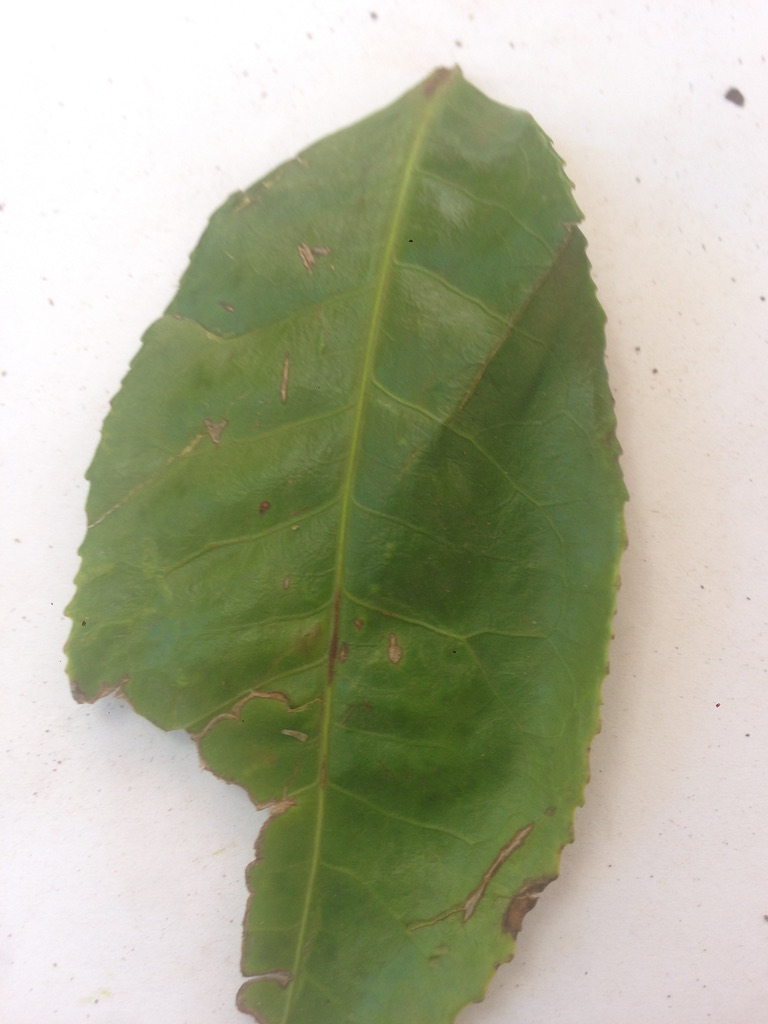
#> input picture test.jpg, 768 x 1024 px, found by its file name
$ jupyter execute 'image preprocessing.ipynb'
#> lines starting #> are read from the running program, lines starting #| are printed output that depends on the picture; after the words box and inside, x2 and y2 are one past the last pixel; in counts of white or black regions, pixels touching at a corner belong together
[cell 1]
import os

[cell 2]
os.getcwd()

[cell 3]
os.chdir('C:\\Users\\phani\\OneDrive\\Desktop')

[cell 4]
import cv2
import numpy as np
from matplotlib import pyplot as plt

image = cv2.imread('test.jpg')
#> image is the input picture: shape (1024, 768, 3); mean B, G, R 148.7, 174.5, 170.9

gray = cv2.cvtColor(image, cv2.COLOR_BGR2GRAY)


blurred = cv2.GaussianBlur(gray, (5, 5), 0)


edges = cv2.Canny(blurred, 50, 150)
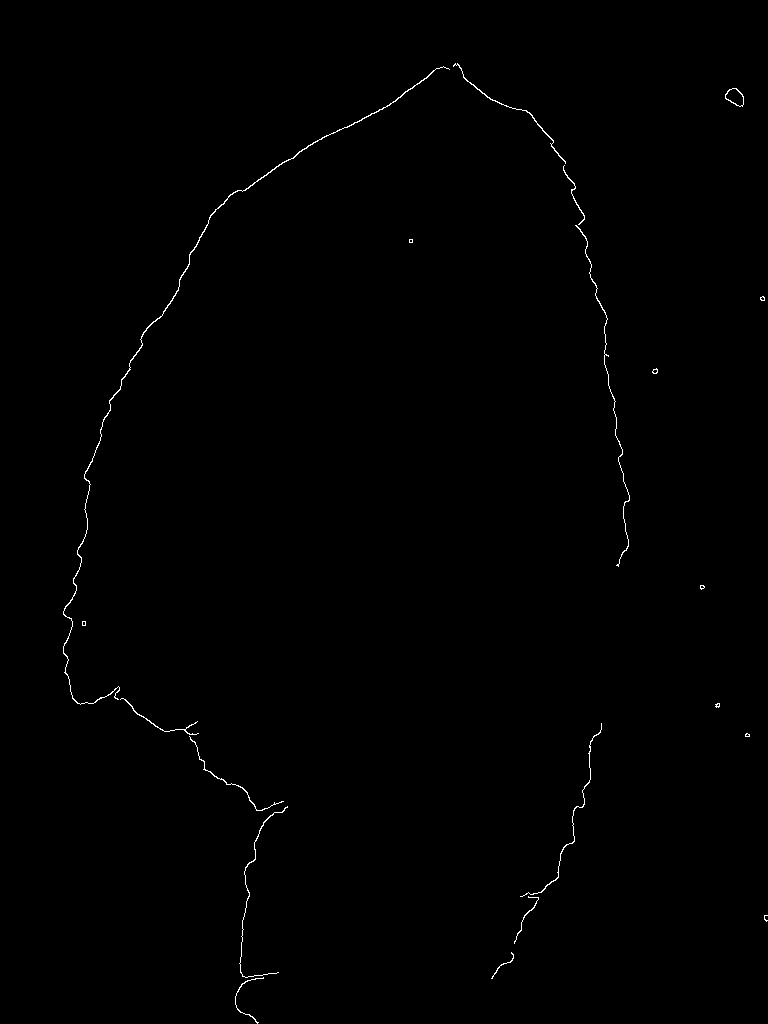
#> edges: shape (1024, 768); 0.38% white in thin lines or dots, all inside (x1, y1, x2, y2) = (63, 63, 768, 1024)

_, thresholded = cv2.threshold(blurred, 127, 255, cv2.THRESH_BINARY)
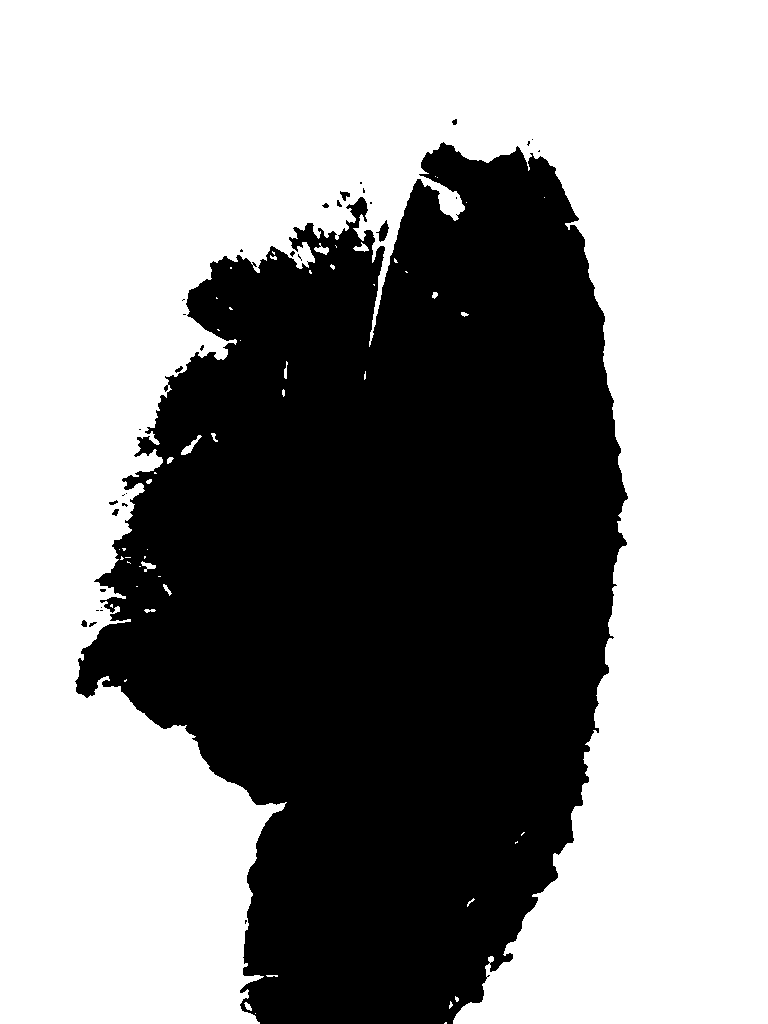
#> thresholded: shape (1024, 768); 58.8% white; 33 black regions (22 under 20 px), largest, box (x1, y1, x2, y2) and area: (75, 142, 628, 1024) 323110, (376, 220, 389, 242) 136, (340, 191, 350, 201) 55

plt.figure(figsize=(10, 8))

plt.subplot(2, 2, 1)
plt.title('Original Image')
plt.imshow(cv2.cvtColor(image, cv2.COLOR_BGR2RGB))
plt.axis('off')

plt.subplot(2, 2, 2)
plt.title('Grayscale Image')
plt.imshow(gray, cmap='gray')
plt.axis('off')

plt.subplot(2, 2, 3)
plt.title('Blurred Image')
plt.imshow(blurred, cmap='gray')
plt.axis('off')

plt.subplot(2, 2, 4)
plt.title('Edge Detection')
plt.imshow(edges, cmap='gray')
plt.axis('off')

plt.tight_layout()
plt.show()

[cell 5]
import cv2
import numpy as np
from matplotlib import pyplot as plt


image = cv2.imread('test.jpg')

gray = cv2.cvtColor(image, cv2.COLOR_BGR2GRAY)


gaussian_blur = cv2.GaussianBlur(gray, (5, 5), 0)


median_blur = cv2.medianBlur(gray, 5)

bilateral_filter = cv2.bilateralFilter(gray, 9, 75, 75)

plt.figure(figsize=(10, 8))

plt.subplot(2, 2, 1)
plt.title('Original Image')
plt.imshow(cv2.cvtColor(image, cv2.COLOR_BGR2RGB))
plt.axis('off')

plt.subplot(2, 2, 2)
plt.title('Gaussian Blur')
plt.imshow(gaussian_blur, cmap='gray')
plt.axis('off')

plt.subplot(2, 2, 3)
plt.title('Median Blur')
plt.imshow(median_blur, cmap='gray')
plt.axis('off')

plt.subplot(2, 2, 4)
plt.title('Bilateral Filter')
plt.imshow(bilateral_filter, cmap='gray')
plt.axis('off')

plt.tight_layout()
plt.show()
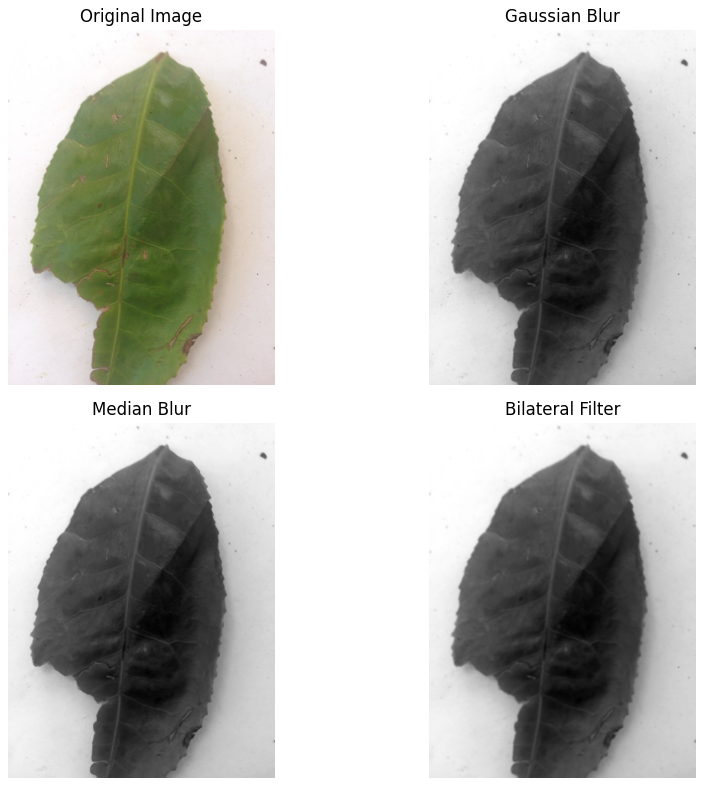
#> figure drawn by matplotlib, 4 panels

[cell 6]
import cv2
import numpy as np
from matplotlib import pyplot as plt

image = cv2.imread('test.jpg')

gray = cv2.cvtColor(image, cv2.COLOR_BGR2GRAY)

denoised = cv2.GaussianBlur(gray, (5, 5), 0)

kernel = np.array([[0, -1, 0],
                   [-1, 5,-1],
                   [0, -1, 0]])
sharpened = cv2.filter2D(denoised, -1, kernel)

equalized = cv2.equalizeHist(sharpened)
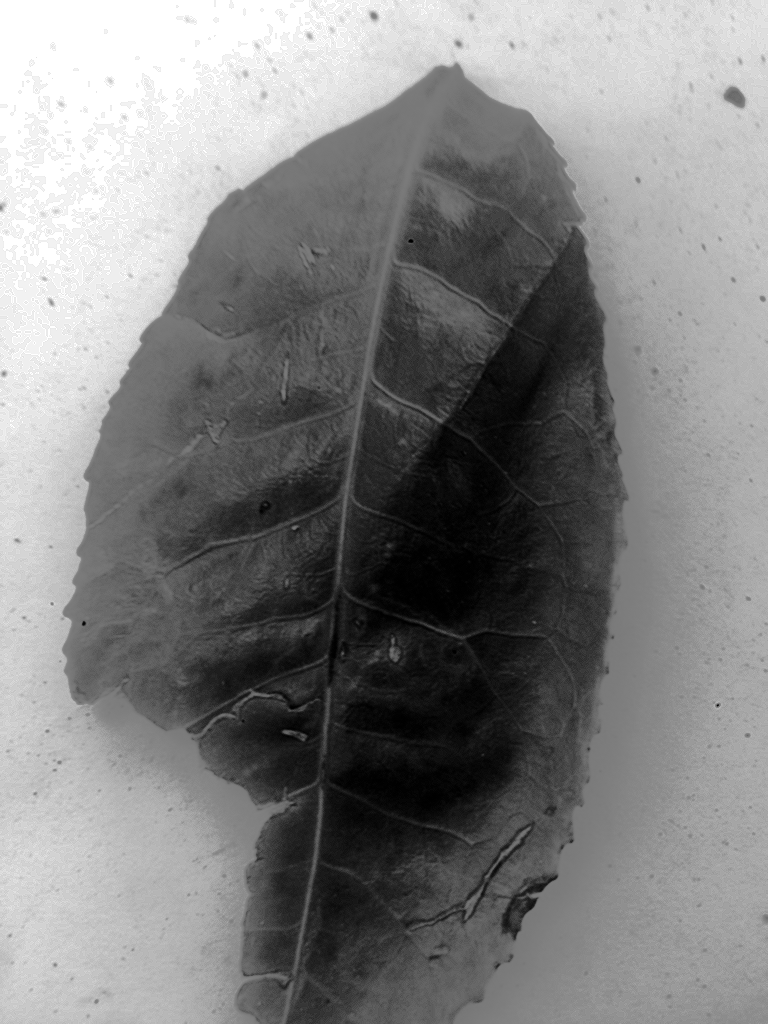
#> equalized: shape (1024, 768); min 0, max 255, mean 128.8


alpha = 1.2
beta = 20
adjusted = cv2.convertScaleAbs(equalized, alpha=alpha, beta=beta)
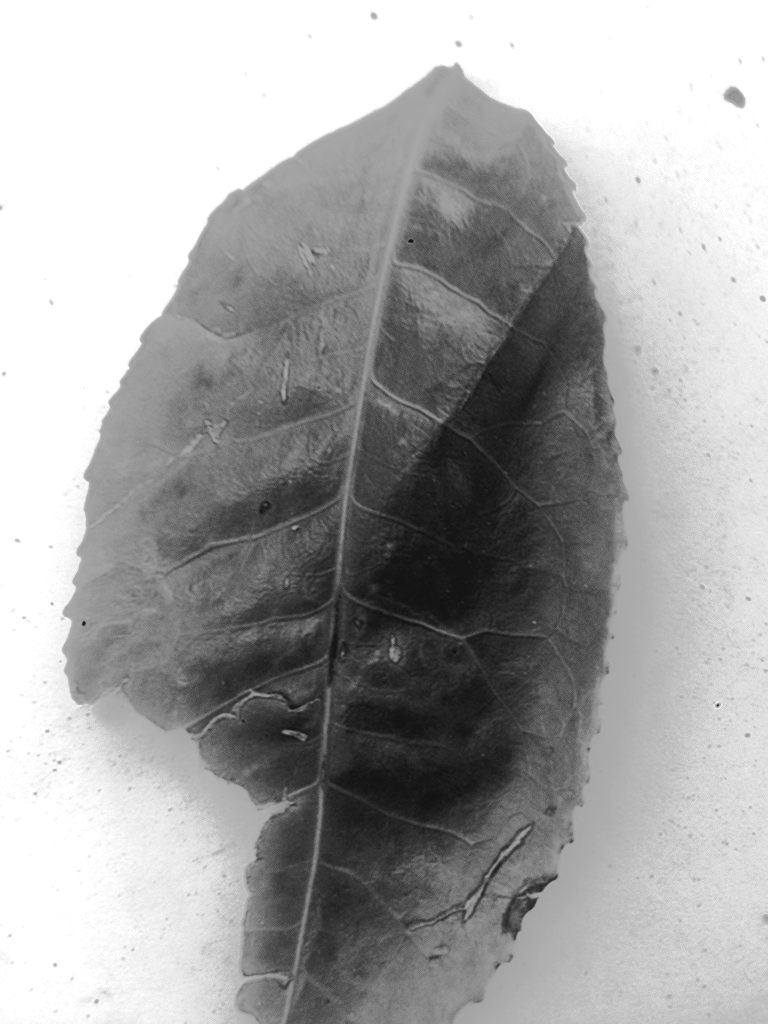
#> adjusted: shape (1024, 768); min 20, max 255, mean 165.6

plt.figure(figsize=(10, 8))

plt.subplot(2, 3, 1)
plt.title('Original Image')
plt.imshow(cv2.cvtColor(image, cv2.COLOR_BGR2RGB))
plt.axis('off')

plt.subplot(2, 3, 2)
plt.title('Grayscale Image')
plt.imshow(gray, cmap='gray')
plt.axis('off')

plt.subplot(2, 3, 3)
plt.title('Denoised Image')
plt.imshow(denoised, cmap='gray')
plt.axis('off')

plt.subplot(2, 3, 4)
plt.title('Sharpened Image')
plt.imshow(sharpened, cmap='gray')
plt.axis('off')

plt.subplot(2, 3, 5)
plt.title('Contrast Enhanced')
plt.imshow(equalized, cmap='gray')
plt.axis('off')

plt.subplot(2, 3, 6)
plt.title('Brightness & Contrast Adjusted')
plt.imshow(adjusted, cmap='gray')
plt.axis('off')

plt.tight_layout()
plt.show()
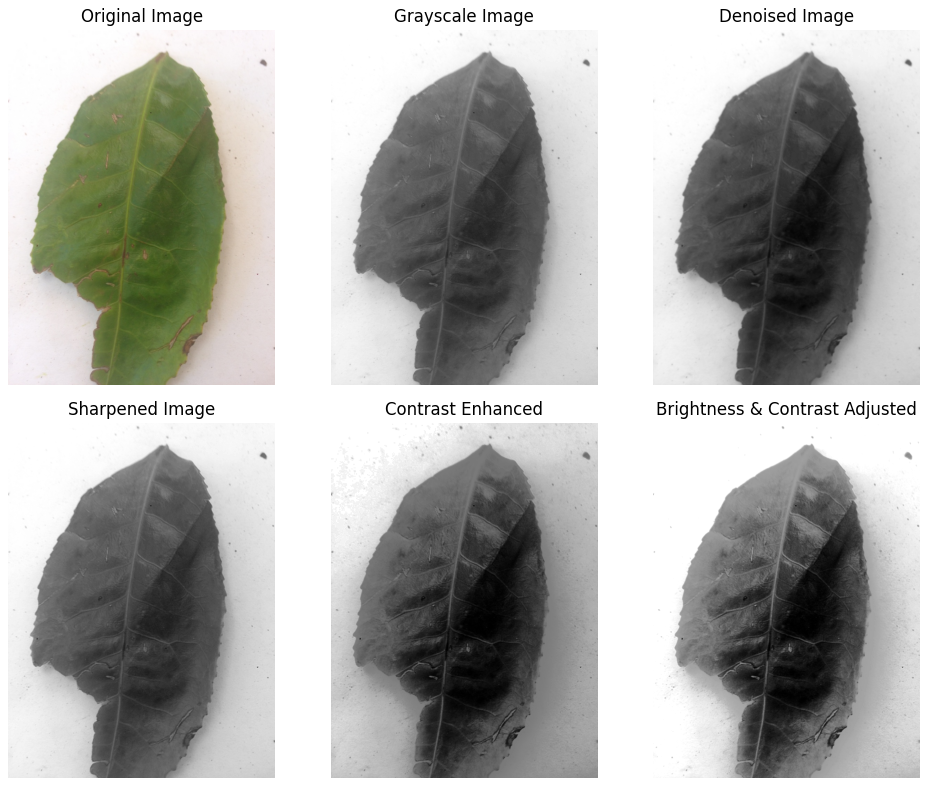
#> figure drawn by matplotlib, 6 panels
